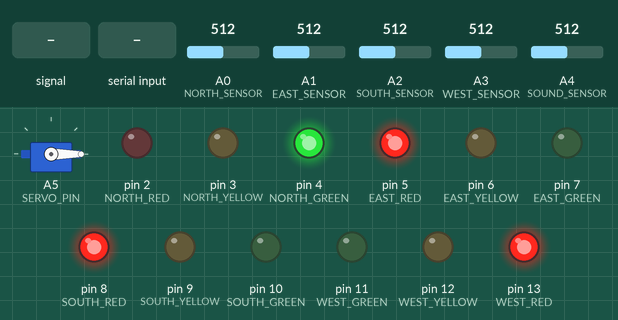
The sketch below on a simulated Arduino Uno, built with avr-gcc and run on an emulated ATmega328P. Parts: servo, output pins drawn as LEDs (lit = HIGH). The test bench sets the inputs (shaded band); at power-on: A0 (NORTH_SENSOR) = 512, A1 (EAST_SENSOR) = 512, A2 (SOUTH_SENSOR) = 512, A3 (WEST_SENSOR) = 512, A4 (SOUND_SENSOR) = 512. What the sketch prints to the serial monitor is not drawn.

Above: at 1.2 s.
1.3 s: A4 (SOUND_SENSOR) fed a 200 Hz sine of ±255 counts around its level
At 2.6 s:
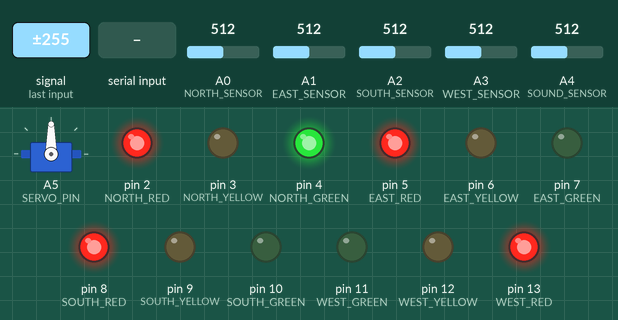
3.0 s: "NORMAL\n" received over Serial
4.5 s: "NORMAL90\n" received over Serial
At 30.15 s:
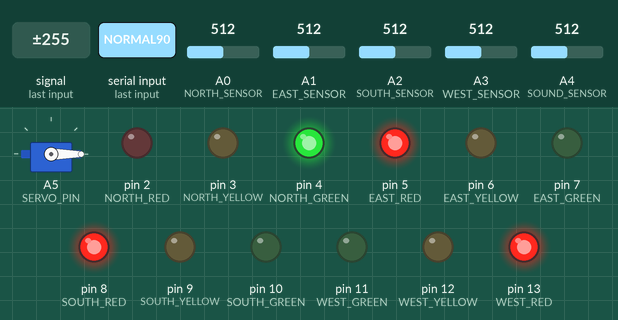
Timing chart, 0 to 31.5 s (numbered marks = the images above; inputs shaded):
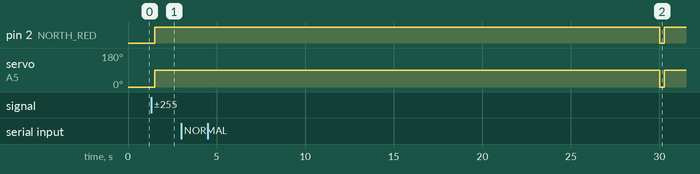

Measured:
- after the input at 1.3 s, pin 2 (NORTH_RED): LOW → HIGH after 0.20 s; servo on A5 (SERVO_PIN): 0° → 90° after 0.20 s
- after the input at 4.5 s, pin 2 (NORTH_RED): HIGH → LOW after 25.5 s, → HIGH 0.26 s later; servo on A5 (SERVO_PIN): 90° → 0° after 25.5 s, → 90° 0.26 s later

The sketch:

smart_traffic_arduino.ino
```cpp
#include <Servo.h>

// Pin definitions
#define NORTH_RED 2
#define NORTH_YELLOW 3
#define NORTH_GREEN 4
#define EAST_RED 5
#define EAST_YELLOW 6
#define EAST_GREEN 7
#define SOUTH_RED 8
#define SOUTH_YELLOW 9
#define SOUTH_GREEN 10
#define WEST_RED 13
#define WEST_YELLOW 12
#define WEST_GREEN 11

// Sensor pins
#define NORTH_SENSOR A0
#define EAST_SENSOR A1
#define SOUTH_SENSOR A2
#define WEST_SENSOR A3

// Emergency vehicle detection
#define SOUND_SENSOR A4
#define SERVO_PIN A5

Servo emergencyServo;

// Traffic light states
enum TrafficState {
  NORTH_GO,
  NORTH_TO_EAST,
  EAST_GO,
  EAST_TO_SOUTH,
  SOUTH_GO,
  SOUTH_TO_WEST,
  WEST_GO,
  WEST_TO_NORTH,
  EMERGENCY_MODE
};

TrafficState currentState = NORTH_GO;
unsigned long stateTimer = 0;
unsigned long greenTime = 15000; // 15 seconds default
unsigned long yellowTime = 3000; // 3 seconds
unsigned long emergencyTimeout = 30000; // 30 seconds

// Vehicle counts
int vehicleCount[4] = {0, 0, 0, 0}; // North, East, South, West
bool emergencyMode = false;
String serialData = "";

void setup() {
  Serial.begin(115200);

  // Initialize servo
  emergencyServo.attach(SERVO_PIN);
  emergencyServo.write(0);

  // Initialize all LED pins
  for (int i = 2; i <= 13; i++) {
    pinMode(i, OUTPUT);
    digitalWrite(i, LOW);
  }

  // Initialize sensor pins
  pinMode(NORTH_SENSOR, INPUT);
  pinMode(EAST_SENSOR, INPUT);
  pinMode(SOUTH_SENSOR, INPUT);
  pinMode(WEST_SENSOR, INPUT);
  pinMode(SOUND_SENSOR, INPUT);

  // Initial state
  updateTrafficLights();
  stateTimer = millis();
}

void loop() {
  // Read serial commands from Python
  if (Serial.available()) {
    char c = Serial.read();
    if (c == '\n') {
      processCommand(serialData);
      serialData = "";
    } else {
      serialData += c;
    }
  }

  // Read sensors
  readVehicleSensors();
  checkEmergencyVehicle();

  // Send data to Python
  sendDataToPython();

  // Traffic light state machine
  if (!emergencyMode) {
    normalTrafficFlow();
  } else {
    handleEmergencyMode();
  }
}

void readVehicleSensors() {
  vehicleCount[0] = analogRead(NORTH_SENSOR) > 500 ? vehicleCount[0] + 1 : vehicleCount[0];
  vehicleCount[1] = analogRead(EAST_SENSOR) > 500 ? vehicleCount[1] + 1 : vehicleCount[1];
  vehicleCount[2] = analogRead(SOUTH_SENSOR) > 500 ? vehicleCount[2] + 1 : vehicleCount[2];
  vehicleCount[3] = analogRead(WEST_SENSOR) > 500 ? vehicleCount[3] + 1 : vehicleCount[3];

  for (int i = 0; i < 4; i++) {
    if (vehicleCount[i] > 10) vehicleCount[i] = 10;
  }
}

void checkEmergencyVehicle() {
  int soundLevel = analogRead(SOUND_SENSOR);
  if (soundLevel > 700 && !emergencyMode) {
    emergencyMode = true;
    emergencyServo.write(90); // Open emergency lane
  }
}

void normalTrafficFlow() {
  unsigned long currentTime = millis();

  int maxVehicles = max(max(vehicleCount[0], vehicleCount[1]), max(vehicleCount[2], vehicleCount[3]));
  greenTime = map(maxVehicles, 0, 10, 10000, 30000); // Dynamic green light

  switch (currentState) {
    case NORTH_GO:
      if (currentTime - stateTimer >= greenTime) {
        currentState = NORTH_TO_EAST;
        stateTimer = currentTime;
        updateTrafficLights();
      }
      break;
    case NORTH_TO_EAST:
      if (currentTime - stateTimer >= yellowTime) {
        currentState = EAST_GO;
        stateTimer = currentTime;
        vehicleCount[0] = max(0, vehicleCount[0] - 3);
        updateTrafficLights();
      }
      break;
    case EAST_GO:
      if (currentTime - stateTimer >= greenTime) {
        currentState = EAST_TO_SOUTH;
        stateTimer = currentTime;
        updateTrafficLights();
      }
      break;
    case EAST_TO_SOUTH:
      if (currentTime - stateTimer >= yellowTime) {
        currentState = SOUTH_GO;
        stateTimer = currentTime;
        vehicleCount[1] = max(0, vehicleCount[1] - 3);
        updateTrafficLights();
      }
      break;
    case SOUTH_GO:
      if (currentTime - stateTimer >= greenTime) {
        currentState = SOUTH_TO_WEST;
        stateTimer = currentTime;
        updateTrafficLights();
      }
      break;
    case SOUTH_TO_WEST:
      if (currentTime - stateTimer >= yellowTime) {
        currentState = WEST_GO;
        stateTimer = currentTime;
        vehicleCount[2] = max(0, vehicleCount[2] - 3);
        updateTrafficLights();
      }
      break;
    case WEST_GO:
      if (currentTime - stateTimer >= greenTime) {
        currentState = WEST_TO_NORTH;
        stateTimer = currentTime;
        updateTrafficLights();
      }
      break;
    case WEST_TO_NORTH:
      if (currentTime - stateTimer >= yellowTime) {
        currentState = NORTH_GO;
        stateTimer = currentTime;
        vehicleCount[3] = max(0, vehicleCount[3] - 3);
        updateTrafficLights();
      }
      break;
  }
}

void handleEmergencyMode() {
  setAllRed();
  digitalWrite(NORTH_GREEN, HIGH); // Emergency route example

  if (millis() - stateTimer >= emergencyTimeout) {
    emergencyMode = false;
    emergencyServo.write(0);
    stateTimer = millis();
    updateTrafficLights();
  }
}

void updateTrafficLights() {
  setAllRed();

  switch (currentState) {
    case NORTH_GO:
      digitalWrite(NORTH_GREEN, HIGH);
      digitalWrite(NORTH_RED, LOW);
      break;
    case NORTH_TO_EAST:
      digitalWrite(NORTH_YELLOW, HIGH);
      digitalWrite(NORTH_GREEN, LOW);
      break;
    case EAST_GO:
      digitalWrite(EAST_GREEN, HIGH);
      digitalWrite(EAST_RED, LOW);
      break;
    case EAST_TO_SOUTH:
      digitalWrite(EAST_YELLOW, HIGH);
      digitalWrite(EAST_GREEN, LOW);
      break;
    case SOUTH_GO:
      digitalWrite(SOUTH_GREEN, HIGH);
      digitalWrite(SOUTH_RED, LOW);
      break;
    case SOUTH_TO_WEST:
      digitalWrite(SOUTH_YELLOW, HIGH);
      digitalWrite(SOUTH_GREEN, LOW);
      break;
    case WEST_GO:
      digitalWrite(WEST_GREEN, HIGH);
      digitalWrite(WEST_RED, LOW);
      break;
    case WEST_TO_NORTH:
      digitalWrite(WEST_YELLOW, HIGH);
      digitalWrite(WEST_GREEN, LOW);
      break;
  }
}

void setAllRed() {
  digitalWrite(NORTH_RED, HIGH);
  digitalWrite(NORTH_YELLOW, LOW);
  digitalWrite(NORTH_GREEN, LOW);
  digitalWrite(EAST_RED, HIGH);
  digitalWrite(EAST_YELLOW, LOW);
  digitalWrite(EAST_GREEN, LOW);
  digitalWrite(SOUTH_RED, HIGH);
  digitalWrite(SOUTH_YELLOW, LOW);
  digitalWrite(SOUTH_GREEN, LOW);
  digitalWrite(WEST_RED, HIGH);
  digitalWrite(WEST_YELLOW, LOW);
  digitalWrite(WEST_GREEN, LOW);
}

void sendDataToPython() {
  Serial.print("{\"state\":\"");
  Serial.print(currentState);
  Serial.print("\",\"vehicles\":[");
  Serial.print(vehicleCount[0]);
  Serial.print(",");
  Serial.print(vehicleCount[1]);
  Serial.print(",");
  Serial.print(vehicleCount[2]);
  Serial.print(",");
  Serial.print(vehicleCount[3]);
  Serial.print("],\"emergency\":");
  Serial.print(emergencyMode ? "true" : "false");
  Serial.println("}");
}

void processCommand(String cmd) {
  if (cmd.startsWith("EMERGENCY")) {
    emergencyMode = true;
    stateTimer = millis();
  } else if (cmd.startsWith("NORMAL")) {
    emergencyMode = false;
  } else if (cmd.startsWith("VEHICLE:")) {
    int dir = cmd.substring(8, 9).toInt();
    int count = cmd.substring(10).toInt();
    if (dir >= 0 && dir < 4) {
      vehicleCount[dir] = count;
    }
  }
}
```
